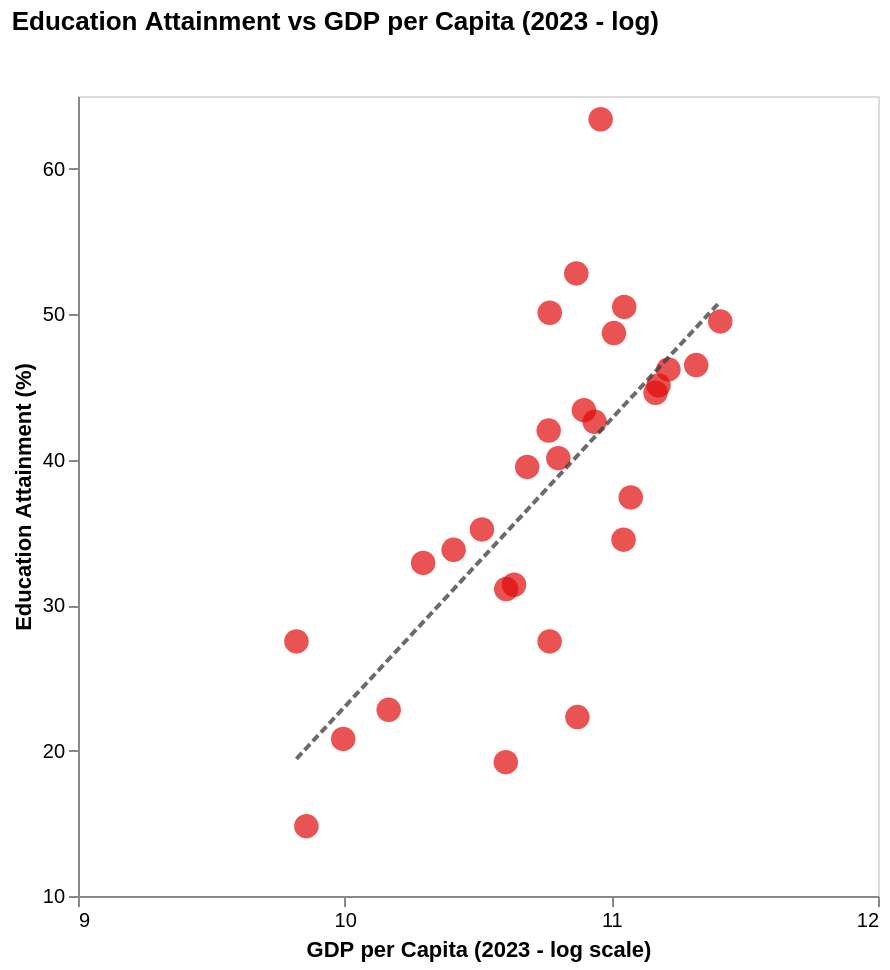

Write notebook code for a chart like this one.
### Code cell
attainment_merged_data = merge_gdp_with_national_data(attainment_national_data, gdp_2023)
chart_gdp3 = scatter_gdp(attainment_merged_data, 'Education Attainment vs GDP per Capita (2023 - log)', 'Education Attainment (%)', PRESETS["education-attainment"]["color"], 10,5)
chart_gdp3.save("C:\\Users\\lopez\\github\\capp30239\\static_visualization_project\\graphs\\scatter_education_attainment_vs_gdp.svg")
chart_gdp3

### Figure 1 — Vega-Lite specification as saved in the notebook (floating-point values rounded to 4 significant figures)
{"config": {"view": {"continuousWidth": 300, "continuousHeight": 300}}, "layer": [{"mark": {"type": "circle", "color": "#E00A0A", "size": 150}, "encoding": {"tooltip": [{"field": "Reference area", "type": "nominal"}, {"field": "OBS_VALUE", "type": "quantitative"}, {"field": "2023", "type": "quantitative"}], "x": {"axis": {"format": "d", "grid": false, "gridColor": "#fffdfd", "gridOpacity": 0.3, "tickMinStep": 1, "values": [9, 10, 11, 12]}, "field": "log_2023", "scale": {"domain": [9, 11.91]}, "title": "GDP per Capita (2023 - log scale)", "type": "quantitative"}, "y": {"axis": {"format": "d", "grid": false, "gridColor": "#fffdfd", "gridOpacity": 0.3, "values": [10, 15, 20, 25, 30, 35, 40, 45, 50, 55, 60]}, "field": "OBS_VALUE", "scale": {"domain": [10, 63.9]}, "title": "Education Attainment (%)", "type": "quantitative"}}}, {"mark": {"type": "line", "color": "#3F3E3EC3", "strokeDash": [4, 2]}, "encoding": {"x": {"field": "log_2023", "type": "quantitative"}, "y": {"field": "OBS_VALUE", "type": "quantitative"}}, "transform": [{"on": "log_2023", "regression": "OBS_VALUE"}]}], "data": {"name": "data-b46a42c531627d44269bbe0133f99b73"}, "height": 400, "title": {"text": "Education Attainment vs GDP per Capita (2023 - log)", "anchor": "start", "offset": 30}, "width": 400, "$schema": "https://vega.github.io/schema/vega-lite/v5.20.1.json", "datasets": {"data-b46a42c531627d44269bbe0133f99b73": [{"Reference area": "Australia", "OBS_VALUE": 48.7, "Type": "National Average", "Country Name": "Australia", "Country Code": "AUS", "2023": 60460.0, "log_2023": 11.01}, {"Reference area": "Austria", "OBS_VALUE": 37.4, "Type": "National Average", "Country Name": "Austria", "Country Code": "AUT", "2023": 64390.0, "log_2023": 11.07}, {"Reference area": "Bulgaria", "OBS_VALUE": 33.8, "Type": "National Average", "Country Name": "Bulgaria", "Country Code": "BGR", "2023": 33140.0, "log_2023": 10.41}, {"Reference area": "Brazil", "OBS_VALUE": 14.8, "Type": "National Average", "Country Name": "Brazil", "Country Code": "BRA", "2023": 19080.0, "log_2023": 9.856}, {"Reference area": "Canada", "OBS_VALUE": 63.4, "Type": "National Average", "Country Name": "Canada", "Country Code": "CAN", "2023": 57520.0, "log_2023": 10.96}, {"Reference area": "Switzerland", "OBS_VALUE": 46.5, "Type": "National Average", "Country Name": "Switzerland", "Country Code": "CHE", "2023": 82300.0, "log_2023": 11.32}, {"Reference area": "Chile", "OBS_VALUE": 32.9, "Type": "National Average", "Country Name": "Chile", "Country Code": "CHL", "2023": 29560.0, "log_2023": 10.29}, {"Reference area": "Colombia", "OBS_VALUE": 27.5, "Type": "National Average", "Country Name": "Colombia", "Country Code": "COL", "2023": 18380.0, "log_2023": 9.819}, {"Reference area": "Costa Rica", "OBS_VALUE": 22.8, "Type": "National Average", "Country Name": "Costa Rica", "Country Code": "CRI", "2023": 25980.0, "log_2023": 10.17}, {"Reference area": "Czechia", "OBS_VALUE": 27.5, "Type": "National Average", "Country Name": "Czechia", "Country Code": "CZE", "2023": 47510.0, "log_2023": 10.77}, {"Reference area": "Germany", "OBS_VALUE": 34.5, "Type": "National Average", "Country Name": "Germany", "Country Code": "DEU", "2023": 62690.0, "log_2023": 11.05}, {"Reference area": "Denmark", "OBS_VALUE": 45.1, "Type": "National Average", "Country Name": "Denmark", "Country Code": "DNK", "2023": 71450.0, "log_2023": 11.18}, {"Reference area": "Spain", "OBS_VALUE": 42.0, "Type": "National Average", "Country Name": "Spain", "Country Code": "ESP", "2023": 47340.0, "log_2023": 10.77}, {"Reference area": "Finland", "OBS_VALUE": 42.6, "Type": "National Average", "Country Name": "Finland", "Country Code": "FIN", "2023": 56250.0, "log_2023": 10.94}, {"Reference area": "France", "OBS_VALUE": 43.4, "Type": "National Average", "Country Name": "France", "Country Code": "FRA", "2023": 54020.0, "log_2023": 10.9}, {"Reference area": "United Kingdom", "OBS_VALUE": 52.8, "Type": "National Average", "Country Name": "United Kingdom", "Country Code": "GBR", "2023": 52500.0, "log_2023": 10.87}, {"Reference area": "Greece", "OBS_VALUE": 35.2, "Type": "National Average", "Country Name": "Greece", "Country Code": "GRC", "2023": 36850.0, "log_2023": 10.51}, {"Reference area": "Hungary", "OBS_VALUE": 31.1, "Type": "National Average", "Country Name": "Hungary", "Country Code": "HUN", "2023": 40370.0, "log_2023": 10.61}, {"Reference area": "Israel", "OBS_VALUE": 50.1, "Type": "National Average", "Country Name": "Israel", "Country Code": "ISR", "2023": 47530.0, "log_2023": 10.77}, {"Reference area": "Italy", "OBS_VALUE": 22.3, "Type": "National Average", "Country Name": "Italy", "Country Code": "ITA", "2023": 52730.0, "log_2023": 10.87}, {"Reference area": "Korea", "OBS_VALUE": 57.4, "Type": "National Average", "Country Name": null, "Country Code": null, "2023": null, "log_2023": null}, {"Reference area": "Mexico", "OBS_VALUE": 20.8, "Type": "National Average", "Country Name": "Mexico", "Country Code": "MEX", "2023": 21910.0, "log_2023": 9.994}, {"Reference area": "Netherlands", "OBS_VALUE": 44.6, "Type": "National Average", "Country Name": "Netherlands", "Country Code": "NLD", "2023": 70670.0, "log_2023": 11.17}, {"Reference area": "Norway", "OBS_VALUE": 49.5, "Type": "National Average", "Country Name": "Norway", "Country Code": "NOR", "2023": 90090.0, "log_2023": 11.41}, {"Reference area": "New Zealand", "OBS_VALUE": 40.1, "Type": "National Average", "Country Name": "New Zealand", "Country Code": "NZL", "2023": 49080.0, "log_2023": 10.8}, {"Reference area": "Poland", "OBS_VALUE": 39.5, "Type": "National Average", "Country Name": "Poland", "Country Code": "POL", "2023": 43670.0, "log_2023": 10.68}, {"Reference area": "Portugal", "OBS_VALUE": 31.4, "Type": "National Average", "Country Name": "Portugal", "Country Code": "PRT", "2023": 41570.0, "log_2023": 10.64}, {"Reference area": "Romania", "OBS_VALUE": 19.2, "Type": "National Average", "Country Name": "Romania", "Country Code": "ROU", "2023": 40300.0, "log_2023": 10.6}, {"Reference area": "Russia", "OBS_VALUE": 53.1, "Type": "National Average", "Country Name": null, "Country Code": null, "2023": null, "log_2023": null}, {"Reference area": "Sweden", "OBS_VALUE": 50.5, "Type": "National Average", "Country Name": "Sweden", "Country Code": "SWE", "2023": 62850.0, "log_2023": 11.05}, {"Reference area": "Türkiye", "OBS_VALUE": 25.6, "Type": "National Average", "Country Name": null, "Country Code": null, "2023": null, "log_2023": null}, {"Reference area": "United States", "OBS_VALUE": 46.2, "Type": "National Average", "Country Name": "United States", "Country Code": "USA", "2023": 74160.0, "log_2023": 11.21}]}}
